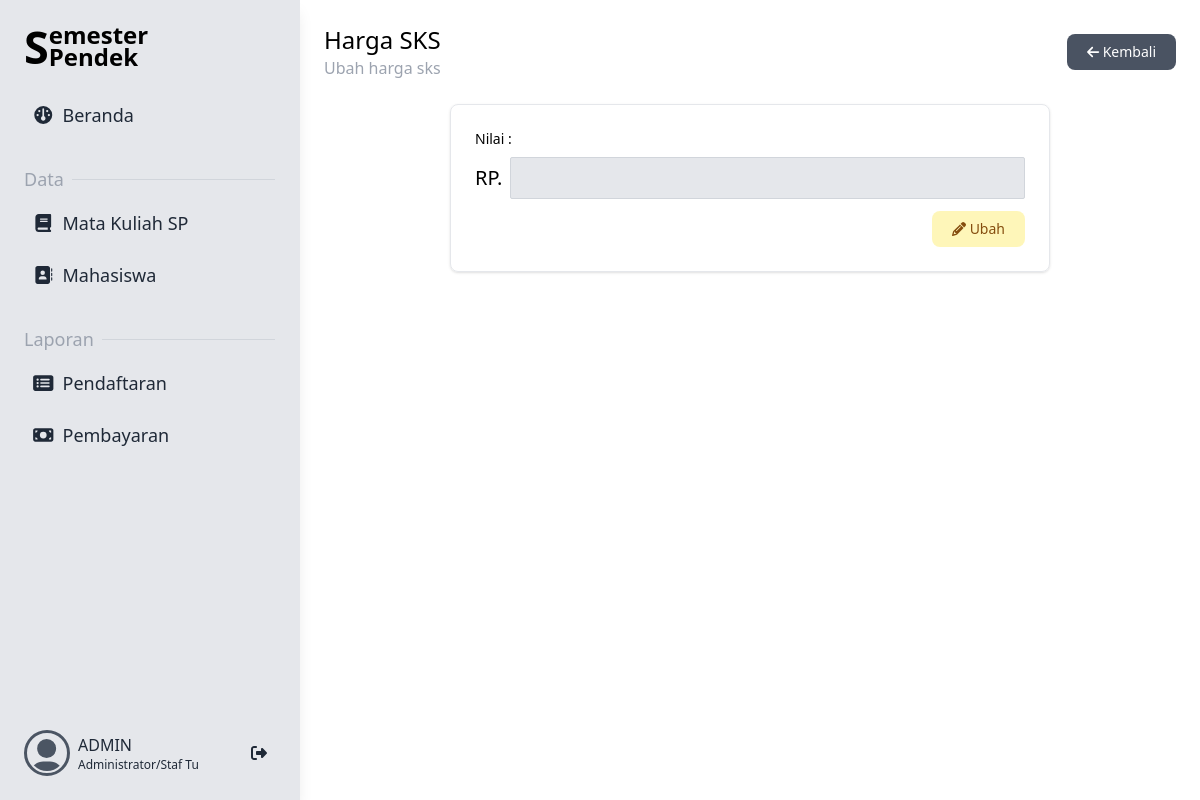
The page /pages/beranda/edithargasks.php (signed in) on the database as committed earlier.
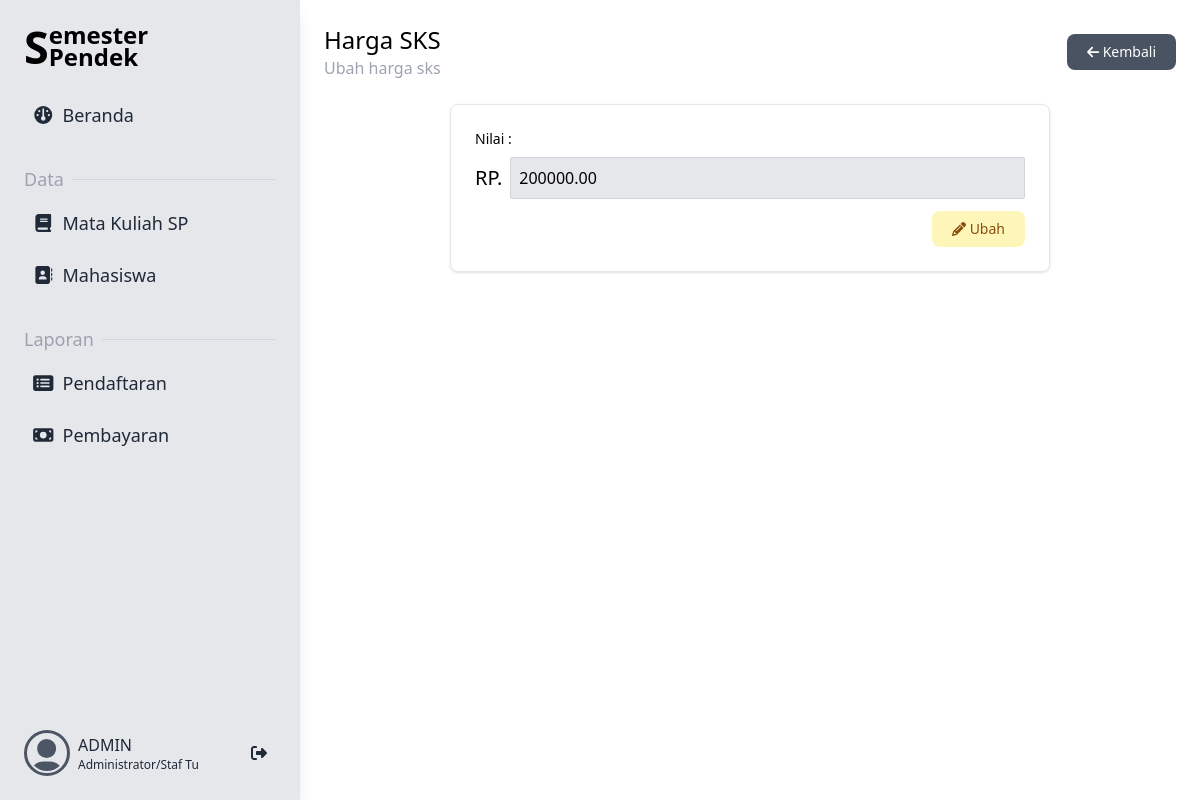
The same page on the database as committed later.
### tables this page shows
CREATE TABLE `tb_hargasks` (
  `id` int(11) NOT NULL AUTO_INCREMENT,
  `nilai` decimal(10,2) NOT NULL,
  PRIMARY KEY (`id`)
);

### conf.php (called while the page is built, shortened)
<?php
$hub = mysqli_connect("localhost", "root", "", "db_farhat");
$sql = mysqli_query($hub, "SELECT nilai FROM tb_hargasks LIMIT 1") or die(mysqli_error($hub));
if (mysqli_num_rows($sql) > 0) {
    $data = mysqli_fetch_array($sql);
    $hargasks = $data['nilai'];
}

### pages/beranda/edithargasks.php (the view, shortened to what this page needs)
<?php include_once "../../header.php" ?>
<div class="flex items-center justify-between mb-6 font-medium">
  <div class="flex flex-col">
    <span class="text-2xl">
      Harga SKS
    </span>
    <span class="text-gray-400">
      Ubah harga sks
    </span>
  </div>
  <div>
    <button onclick="window.location.href='./'" type="button"
      class="bg-opacity-90 gap-2 px-5 py-2 bg-gray-700 hover:bg-gray-800 text-sm text-white rounded-lg">
      <i class="fas fa-arrow-left"></i>
      <span>
        Kembali
      </span>
    </button>
  </div>
</div>
<div class="flex justify-center">
  <form class="w-[600px] border space-y-3 rounded-lg p-6 shadow" id="form-data">
    <div>
      <div class="font-medium text-sm mb-2">
        Nilai :
      </div>
      <div class="flex items-center gap-2">
        <span class="text-xl">RP.</span>
        <input name="nilai" required value="<?= $hargasks ?>"
          class="border border-gray-300 bg-gray-200 rounded-sm outline-none p-2 w-full" type="number">
      </div>
    </div>
    <div class="float-right">
      <button
        class="bg-opacity-60 gap-2 px-5 py-2 bg-yellow-200 hover:bg-opacity-100 text-sm text-yellow-800 rounded-lg"
        type="submit">
        <i class="fas fa-pencil"></i>
        <span>
          Ubah
        </span>
      </button>
    </div>
  </form>
</div>
<?php include_once "../../footer.php"; ?>

Rows that differ between the two databases and show on the page:
added tb_hargasks: nilai "200000.00"
